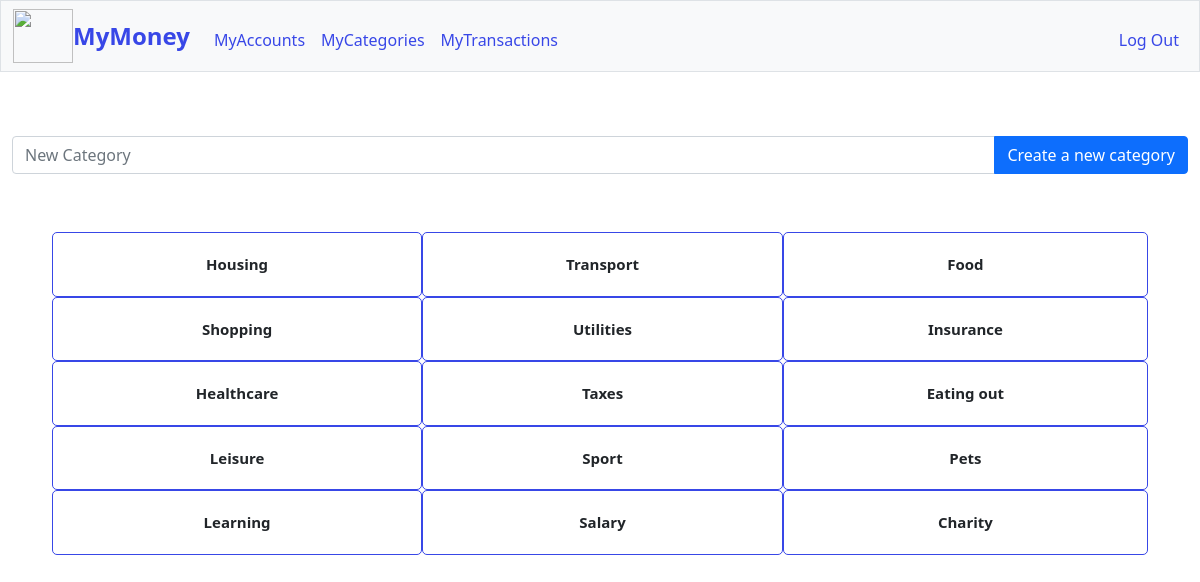
Page /categories (signed in) on the committed database.
### tables this page shows
CREATE TABLE categories (
	user_id INTEGER NOT NULL,
	category TEXT NOT NULL);

### app.py (the view)
@app.route("/categories", methods=["GET", "POST"])
@login_required
def categories():
    rows = db.execute("SELECT category FROM categories WHERE user_id= :user_id", user_id=session["user_id"])
    categories = []
    for row in rows:
        categories.append(row['category'])
    if request.method == "POST":
        new_category = request.form.get("new_category")
        if not new_category or new_category in CATEGORIES:
            return render_template("categories.html", message="Please, create a name category")
        if new_category not in CATEGORIES:
            db.execute("INSERT INTO categories (user_id, category) VALUES (:user_id, :category)",
                            user_id=session["user_id"], category=new_category)
        return render_template("categories.html", message="You've added new category")
    else:
        return render_template("categories.html", categories=categories)

### app.py (called while the page is built)
@app.after_request
def after_request(response):
    response.headers["Cache-Control"] = "no-cache, no-store, must-revalidate"
    response.headers["Expires"] = 0
    response.headers["Pragma"] = "no-cache"
    return response

### helpers.py (called while the page is built)
def login_required(f):
    @wraps(f)
    def decorated_function(*args, **kwargs):
        if session.get("user_id") is None:
            return redirect("/login")
        return f(*args, **kwargs)
    return decorated_function

### templates/categories.html (shortened to what this page needs)
{% extends "layout.html" %}
{% block main %}
<div>
    <form action="/categories" method="post">
        <div class="input-group">
            <input autocomplete="off" autofocus class="form-control" id="new_category" name="new_category" placeholder="New Category" type="text">
            <button class="btn btn-primary" type="submit" id="create">Create a new category</button>
        </div>
     </form>
 </div>
<main class="container py-5 text-center">
    <div class="grid-container">
        {% for category in categories %}
        <div class="grid-item">{{ category }}</div>
        {% endfor %}
    </div>
</main>
{% endblock %}

### static/styles.css (style rules this page uses)
.grid-container { border-radius: 25px; display: grid; grid-template-columns: auto auto auto; padding: 10px; }
.grid-item { border-radius: 5px; background-color: rgba(255, 255, 255, 0.8); border: 1px solid rgb(56, 71, 231); padding: 20px; font-size: 15px; text-align: center; font-weight: 600; }

### rows in the picture
categories: category "Housing"
categories: category "Transport"
categories: category "Food"
categories: category "Shopping"
categories: category "Utilities"
categories: category "Insurance"
categories: category "Healthcare"
categories: category "Taxes"
categories: category "Eating out"
categories: category "Leisure"
categories: category "Sport"
categories: category "Pets"
categories: category "Learning"
categories: category "Salary"
categories: category "Charity"
